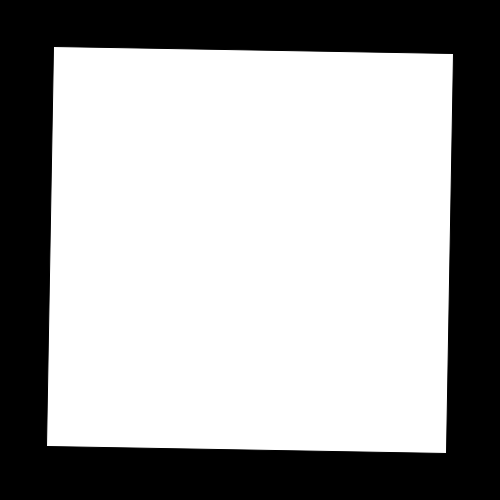
Frame 1 (no input)
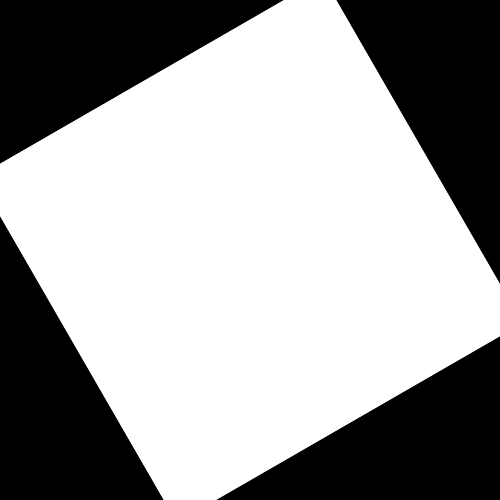
Frame 60 (the mouse pressed at the canvas centre just before this capture)
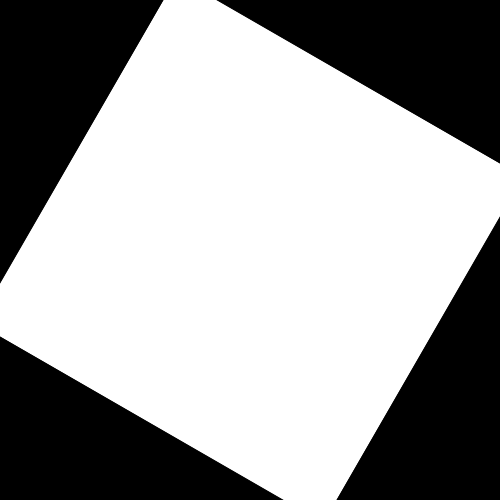
Frame 120 (the mouse held since frame 60 and released just before this capture)

The Processing sketch that drew these frames (run headless with seeded random() and noise(); from frame 60 on, the mouse is pressed at the canvas centre):

// Processing sketch: week06_3_processing_rotate_translate_rotate_rect
// ── week06_3_processing_rotate_translate_rotate_rect.pde
//week06_3_processing_rotate_translate_rotate_rect
//想要做一個會旋轉的迷宮
void setup(){
 size(500, 500); 
}
void draw(){
  background(0);//黑色背景
  translate(250, 250);//往右移、往下移(暫時註解掉,要做實驗)
  //translate(mouseX, mouseY);//(暫時改用 mouse 當移動量)
  //println(mouseX, mouseY);//(暫時在小黑,印出mouse座標)
  rotate(radians(frameCount));//持續轉動
  rect(-200, -200, 400, 400); //座標奇怪的四邊形
}
